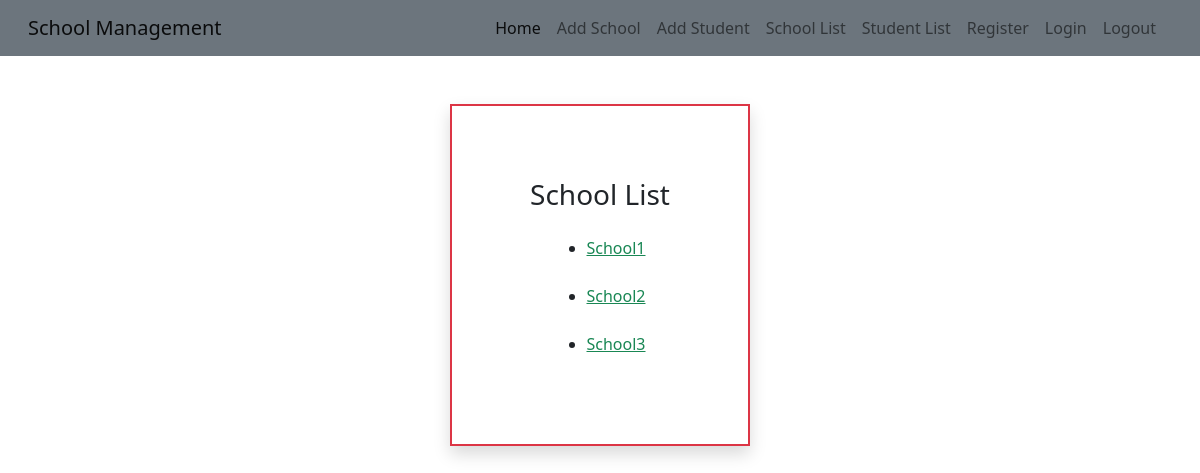
The app's page /viewSchool with its own data.
### schoolapp/models.py (models this page shows, shortened)
class School(models.Model):
    name = models.CharField(max_length=15)
    principal = models.CharField(max_length=15)
    location = models.CharField(max_length=15)

### schoolapp/views.py (the view)
# urls.py: path('viewSchool',views.SchoolList.as_view(),name="viewSchool"),
class SchoolList(ListView):
    model = School
    template_name = 'school_list.html'
    context_object_name = 'sc'

### template/school_list.html
{% extends 'base.html' %}
{% block content %}
<div class="container border border-2 border-danger shadow mt-5 p-5 w-25">
<h3 class="text-center mt-4">School List</h3>
<div class="container mt-4 d-flex justify-content-center">
  <ul>
{% for i in sc %}
    <li><a href="{% url 'schooldetails' i.id %}" class="text-success">{{i.name}}</a></li><br>
  {% endfor %}
  </ul>
</div>
  </div>
{% endblock %}

### records on screen
School: name "School1"
School: name "School2"
School: name "School3"
